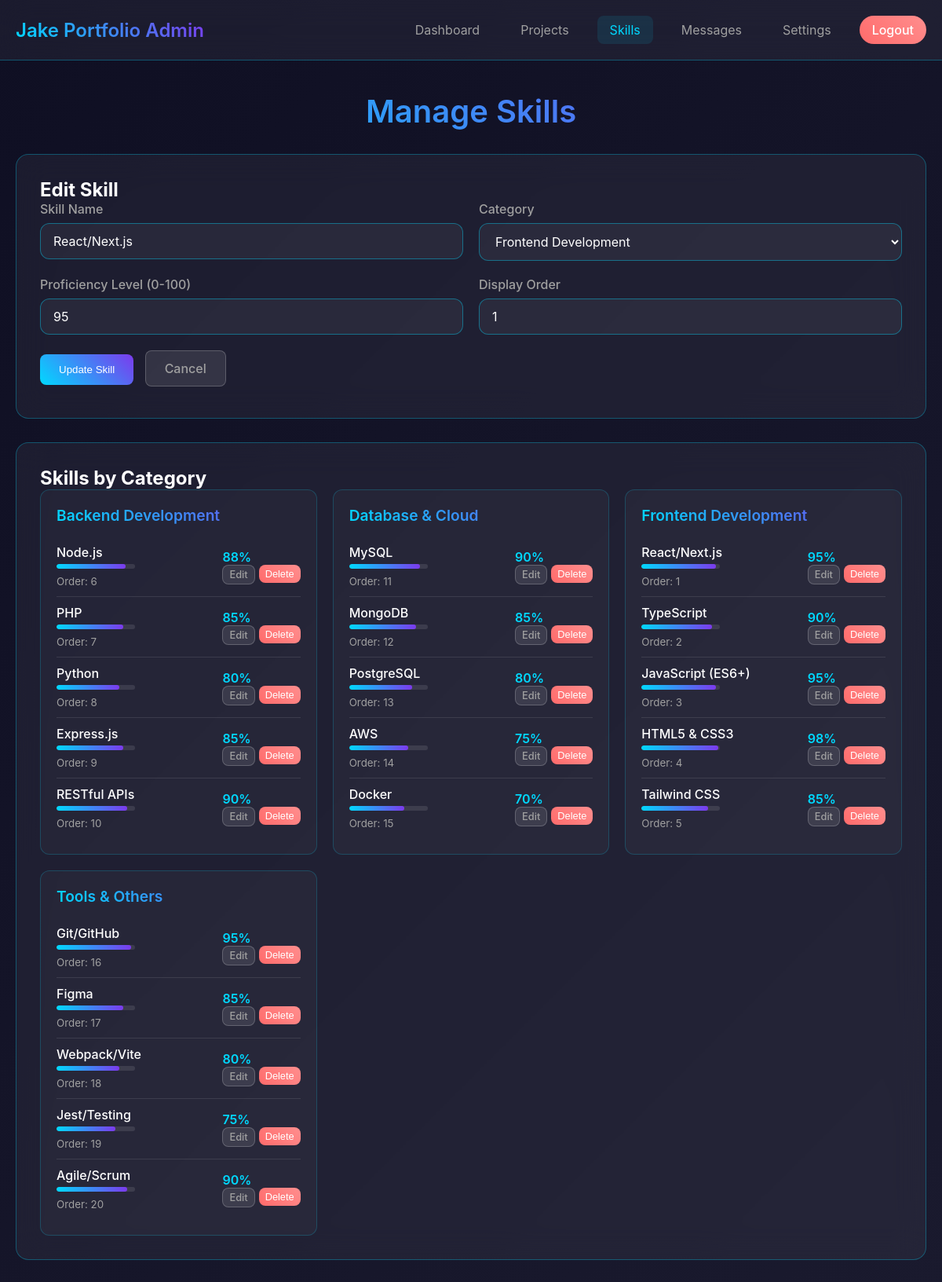
Screenshot of /backend/admin/skills.php?edit=1 (signed in) with the database file from the repository.
### tables this page shows
CREATE TABLE IF NOT EXISTS skills (
    id INT AUTO_INCREMENT PRIMARY KEY,
    name VARCHAR(100) NOT NULL,
    category VARCHAR(50) NOT NULL,
    proficiency INT NOT NULL CHECK (proficiency >= 0 AND proficiency <= 100),
    icon VARCHAR(255),
    display_order INT DEFAULT 0,
    is_active BOOLEAN DEFAULT TRUE,
    created_at TIMESTAMP DEFAULT CURRENT_TIMESTAMP,
    updated_at TIMESTAMP DEFAULT CURRENT_TIMESTAMP ON UPDATE CURRENT_TIMESTAMP
);

### backend/admin/skills.php (the view, shortened to what this page needs)
<?php
$database = new Database();
$db = $database->getConnection();
$stmt = $db->query("SELECT * FROM skills WHERE is_active = 1 ORDER BY category, display_order, name");
$allSkills = $stmt->fetchAll(PDO::FETCH_ASSOC);
$skillsByCategory = [];
foreach ($allSkills as $skill) {
    $skillsByCategory[$skill['category']][] = $skill;
}
$editSkill = null;
if (isset($_GET['edit']) && is_numeric($_GET['edit'])) {
    $stmt = $db->prepare("SELECT * FROM skills WHERE id = ? AND is_active = 1");
    $stmt->execute([$_GET['edit']]);
    $editSkill = $stmt->fetch(PDO::FETCH_ASSOC);
}
?>
<!DOCTYPE html>
<html lang="en">
<head>
</head>
<body>
    <header class="header">
        <div class="header-content">
            <div class="logo">Jake Portfolio Admin</div>
            <nav class="nav-links">
                <a href="dashboard.php" class="nav-link">Dashboard</a>
                <a href="projects.php" class="nav-link">Projects</a>
                <a href="skills.php" class="nav-link active">Skills</a>
                <a href="messages.php" class="nav-link">Messages</a>
                <a href="settings.php" class="nav-link">Settings</a>
                <a href="logout.php" class="logout-btn">Logout</a>
            </nav>
        </div>
    </header>
    <div class="container">
        <h1 class="page-title">Manage Skills</h1>
        <div class="card">
            <h2><?php echo $editSkill ? 'Edit Skill' : 'Add New Skill'; ?></h2>
            <form method="POST">
                <div class="form-row">
                    <div class="form-group">
                        <label for="name" class="form-label">Skill Name</label>
                        <input type="text" id="name" name="name" class="form-input"
                               value="<?php echo htmlspecialchars($editSkill['name'] ?? ''); ?>"
                               placeholder="e.g., React, Node.js, Python" required>
                    </div>
                    <div class="form-group">
                        <label for="category" class="form-label">Category</label>
                        <select id="category" name="category" class="form-select" required>
                            <option value="Frontend Development" <?php echo ($editSkill['category'] ?? '') === 'Frontend Development' ? 'selected' : ''; ?>>Frontend Development</option>
                        </select>
                    </div>
                </div>
                <div class="form-row">
                    <div class="form-group">
                        <label for="proficiency" class="form-label">Proficiency Level (0-100)</label>
                        <input type="number" id="proficiency" name="proficiency" class="form-input"
                               value="<?php echo htmlspecialchars($editSkill['proficiency'] ?? ''); ?>"
                               min="0" max="100" required>
                    </div>
                    <div class="form-group">
                        <label for="display_order" class="form-label">Display Order</label>
                        <input type="number" id="display_order" name="display_order" class="form-input"
                               value="<?php echo htmlspecialchars($editSkill['display_order'] ?? '0'); ?>"
                               min="0">
                    </div>
                </div>
                <button type="submit" class="btn btn-primary">
                    <?php echo $editSkill ? 'Update Skill' : 'Add Skill'; ?>
                </button>
                <?php if ($editSkill): ?>
                    <a href="skills.php" class="btn btn-secondary">Cancel</a>
                <?php endif; ?>
            </form>
        </div>
        <div class="card">
            <h2>Skills by Category</h2>
            <?php if (empty($skillsByCategory)): ?>
                <p style="color: #A0A0A0;">No skills found. Add your first skill above.</p>
            <?php else: ?>
                <div class="skills-grid">
                    <?php foreach ($skillsByCategory as $category => $skills): ?>
                    <div class="category-card">
                        <h3 class="category-title"><?php echo htmlspecialchars($category); ?></h3>
                        <?php foreach ($skills as $skill): ?>
                        <div class="skill-item">
                            <div>
                                <div class="skill-name"><?php echo htmlspecialchars($skill['name']); ?></div>
                                <div class="proficiency-bar">
                                    <div class="proficiency-fill" style="width: <?php echo $skill['proficiency']; ?>%"></div>
                                </div>
                                <small style="color: #A0A0A0;">Order: <?php echo $skill['display_order']; ?></small>
                            </div>
                            <div>
                                <div class="skill-proficiency"><?php echo $skill['proficiency']; ?>%</div>
                                <div class="skill-actions">
                                    <a href="skills.php?edit=<?php echo $skill['id']; ?>" class="btn btn-secondary">Edit</a>
                                    <form method="POST" style="display: inline;" onsubmit="return confirm('Are you sure you want to delete this skill?');">
                                        <button type="submit" class="btn btn-danger">Delete</button>
                                    </form>
                                </div>
                            </div>
                        </div>
                        <?php endforeach; ?>
                    </div>
                    <?php endforeach; ?>
                </div>
            <?php endif; ?>
        </div>
    </div>
</body>
</html>

### backend/admin/skills.php (style rules this page uses)
* { margin: 0; padding: 0; box-sizing: border-box; }
body { font-family: 'Inter', sans-serif; background: linear-gradient(135deg, #0F0F23 0%, #1A1A2E 100%); min-height: 100vh; color: #ffffff; }
.header { background: rgba(255, 255, 255, 0.05); backdrop-filter: blur(20px); border-bottom: 1px solid rgba(0, 217, 255, 0.3); padding: 20px 0; }
.header-content { max-width: 1200px; margin: 0 auto; padding: 0 20px; display: flex; justify-content: space-between; align-items: center; }
.logo { font-size: 1.5rem; font-weight: 600; background: linear-gradient(45deg, #00D9FF, #7C3AED); background-clip: text; -webkit-background-clip: text; -webkit-text-fill-color: transparent; }
.nav-links { display: flex; gap: 20px; }
.nav-link { color: #A0A0A0; text-decoration: none; padding: 8px 16px; border-radius: 8px; transition: all 0.3s ease; }
.nav-link:hover, .nav-link.active { color: #00D9FF; background: rgba(0, 217, 255, 0.1); }
.logout-btn { background: linear-gradient(45deg, #FF6B6B, #FF8E8E); color: white; padding: 8px 16px; border: none; border-radius: 20px; text-decoration: none; font-weight: 500; transition: all 0.3s ease; }
.container { max-width: 1200px; margin: 0 auto; padding: 40px 20px; }
.page-title { font-size: 2.5rem; font-weight: 600; margin-bottom: 30px; text-align: center; background: linear-gradient(45deg, #00D9FF, #7C3AED); background-clip: text; -webkit-background-clip: text; -webkit-text-fill-color: transparent; }
.card { background: rgba(255, 255, 255, 0.05); backdrop-filter: blur(20px); border: 1px solid rgba(0, 217, 255, 0.3); border-radius: 16px; padding: 30px; margin-bottom: 30px; }
.form-group { margin-bottom: 20px; }
.form-label { display: block; margin-bottom: 8px; font-weight: 500; color: #A0A0A0; }
.form-input, .form-select { width: 100%; padding: 12px 16px; background: rgba(255, 255, 255, 0.05); border: 1px solid rgba(0, 217, 255, 0.4); border-radius: 12px; color: #ffffff; font-size: 16px; font-family: inherit; transition: all 0.3s ease; }
.btn { padding: 12px 24px; border-radius: 8px; font-weight: 500; text-decoration: none; transition: all 0.3s ease; border: none; cursor: pointer; display: inline-block; margin-right: 10px; margin-bottom: 10px; }
.btn-primary { background: linear-gradient(45deg, #00D9FF, #7C3AED); color: white; }
.btn-secondary { background: rgba(255, 255, 255, 0.1); color: #A0A0A0; border: 1px solid rgba(255, 255, 255, 0.2); }
.btn-danger { background: linear-gradient(45deg, #FF6B6B, #FF8E8E); color: white; }
.form-row { display: grid; grid-template-columns: 1fr 1fr; gap: 20px; }
.skills-grid { display: grid; grid-template-columns: repeat(auto-fit, minmax(300px, 1fr)); gap: 20px; }
.category-card { background: rgba(255, 255, 255, 0.03); border: 1px solid rgba(0, 217, 255, 0.2); border-radius: 12px; padding: 20px; }
.category-title { color: #00D9FF; font-size: 1.2rem; font-weight: 600; margin-bottom: 15px; background: linear-gradient(45deg, #00D9FF, #7C3AED); background-clip: text; -webkit-background-clip: text; -webkit-text-fill-color: transparent; }
.skill-item { display: flex; justify-content: space-between; align-items: center; padding: 10px 0; border-bottom: 1px solid rgba(255, 255, 255, 0.1); }
.skill-item:last-child { border-bottom: none; }
.skill-name { color: #ffffff; font-weight: 500; }
.skill-proficiency { color: #00D9FF; font-weight: 600; }
.skill-actions { display: flex; gap: 5px; }
.skill-actions .btn { padding: 4px 8px; font-size: 0.8rem; margin: 0; }
.proficiency-bar { width: 100px; height: 6px; background: rgba(255, 255, 255, 0.1); border-radius: 3px; overflow: hidden; margin: 5px 0; }
.proficiency-fill { height: 100%; background: linear-gradient(90deg, #00D9FF, #7C3AED); border-radius: 3px; transition: width 0.3s ease; }

### rows the page displays
skills: name "React/Next.js", category "Frontend Development", proficiency "95", display_order "1"
skills: name "Node.js", display_order "6", proficiency "88"
skills: name "PHP", display_order "7", proficiency "85"
skills: name "Python", display_order "8", proficiency "80"
skills: name "Express.js", display_order "9", proficiency "85"
skills: name "RESTful APIs", display_order "10", proficiency "90"
skills: name "MySQL", display_order "11", proficiency "90"
skills: name "MongoDB", display_order "12", proficiency "85"
skills: name "PostgreSQL", display_order "13", proficiency "80"
skills: name "AWS", display_order "14", proficiency "75"
skills: name "Docker", display_order "15", proficiency "70"
skills: name "TypeScript", display_order "2", proficiency "90"
skills: name "JavaScript (ES6+)", display_order "3", proficiency "95"
skills: name "HTML5 & CSS3", display_order "4", proficiency "98"
skills: name "Tailwind CSS", display_order "5", proficiency "85"
skills: name "Git/GitHub", display_order "16", proficiency "95"
skills: name "Figma", display_order "17", proficiency "85"
skills: name "Webpack/Vite", display_order "18", proficiency "80"
skills: name "Jest/Testing", display_order "19", proficiency "75"
skills: name "Agile/Scrum", display_order "20", proficiency "90"

### other values shown
$category "Backend Development"
$category "Database & Cloud"
$category "Frontend Development"
$category "Tools & Others"
